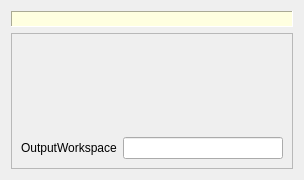
<?xml version="1.0" encoding="UTF-8"?>
<ui version="4.0">
 <class>LoadDialog</class>
 <widget class="QWidget" name="LoadDialog">
  <property name="geometry">
   <rect>
    <x>0</x>
    <y>0</y>
    <width>304</width>
    <height>180</height>
   </rect>
  </property>
  <property name="sizePolicy">
   <sizepolicy hsizetype="Minimum" vsizetype="Ignored">
    <horstretch>0</horstretch>
    <verstretch>0</verstretch>
   </sizepolicy>
  </property>
  <property name="minimumSize">
   <size>
    <width>304</width>
    <height>180</height>
   </size>
  </property>
  <property name="windowTitle">
   <string>Load Dialog</string>
  </property>
  <property name="autoFillBackground">
   <bool>false</bool>
  </property>
  <layout class="QVBoxLayout" name="dialogLayout">
   <property name="sizeConstraint">
    <enum>QLayout::SetMinAndMaxSize</enum>
   </property>
   <item>
    <widget class="QLabel" name="instructions">
     <property name="palette">
      <palette>
       <active>
        <colorrole role="Button">
         <brush brushstyle="SolidPattern">
          <color alpha="255">
           <red>255</red>
           <green>255</green>
           <blue>224</blue>
          </color>
         </brush>
        </colorrole>
        <colorrole role="Base">
         <brush brushstyle="SolidPattern">
          <color alpha="255">
           <red>255</red>
           <green>255</green>
           <blue>224</blue>
          </color>
         </brush>
        </colorrole>
        <colorrole role="Window">
         <brush brushstyle="SolidPattern">
          <color alpha="255">
           <red>255</red>
           <green>255</green>
           <blue>224</blue>
          </color>
         </brush>
        </colorrole>
       </active>
       <inactive>
        <colorrole role="Button">
         <brush brushstyle="SolidPattern">
          <color alpha="255">
           <red>255</red>
           <green>255</green>
           <blue>224</blue>
          </color>
         </brush>
        </colorrole>
        <colorrole role="Base">
         <brush brushstyle="SolidPattern">
          <color alpha="255">
           <red>255</red>
           <green>255</green>
           <blue>224</blue>
          </color>
         </brush>
        </colorrole>
        <colorrole role="Window">
         <brush brushstyle="SolidPattern">
          <color alpha="255">
           <red>255</red>
           <green>255</green>
           <blue>224</blue>
          </color>
         </brush>
        </colorrole>
       </inactive>
       <disabled>
        <colorrole role="Button">
         <brush brushstyle="SolidPattern">
          <color alpha="255">
           <red>255</red>
           <green>255</green>
           <blue>224</blue>
          </color>
         </brush>
        </colorrole>
        <colorrole role="Base">
         <brush brushstyle="SolidPattern">
          <color alpha="255">
           <red>255</red>
           <green>255</green>
           <blue>224</blue>
          </color>
         </brush>
        </colorrole>
        <colorrole role="Window">
         <brush brushstyle="SolidPattern">
          <color alpha="255">
           <red>255</red>
           <green>255</green>
           <blue>224</blue>
          </color>
         </brush>
        </colorrole>
       </disabled>
      </palette>
     </property>
     <property name="autoFillBackground">
      <bool>false</bool>
     </property>
     <property name="styleSheet">
      <string notr="true">background-color: rgb(255, 255, 224);</string>
     </property>
     <property name="frameShape">
      <enum>QFrame::Panel</enum>
     </property>
     <property name="frameShadow">
      <enum>QFrame::Sunken</enum>
     </property>
     <property name="text">
      <string/>
     </property>
     <property name="alignment">
      <set>Qt::AlignJustify|Qt::AlignVCenter</set>
     </property>
     <property name="wordWrap">
      <bool>true</bool>
     </property>
     <property name="margin">
      <number>2</number>
     </property>
    </widget>
   </item>
   <item>
    <widget class="QScrollArea" name="scrollArea">
     <property name="horizontalScrollBarPolicy">
      <enum>Qt::ScrollBarAlwaysOff</enum>
     </property>
     <property name="widgetResizable">
      <bool>true</bool>
     </property>
     <widget class="QWidget" name="scrollAreaWidgetContents">
      <property name="geometry">
       <rect>
        <x>0</x>
        <y>0</y>
        <width>284</width>
        <height>122</height>
       </rect>
      </property>
      <property name="sizePolicy">
       <sizepolicy hsizetype="Ignored" vsizetype="Ignored">
        <horstretch>0</horstretch>
        <verstretch>0</verstretch>
       </sizepolicy>
      </property>
      <layout class="QVBoxLayout" name="propertyLayout">
       <property name="sizeConstraint">
        <enum>QLayout::SetMinAndMaxSize</enum>
       </property>
       <item>
        <widget class="MantidQt::API::FileFinderWidget" name="fileWidget" native="true">
         <property name="sizePolicy">
          <sizepolicy hsizetype="Preferred" vsizetype="Preferred">
           <horstretch>0</horstretch>
           <verstretch>0</verstretch>
          </sizepolicy>
         </property>
         <property name="minimumSize">
          <size>
           <width>0</width>
           <height>0</height>
          </size>
         </property>
         <property name="label" stdset="0">
          <string>File</string>
         </property>
         <property name="multipleFiles" stdset="0">
          <bool>true</bool>
         </property>
         <property name="extsAsSingleOption" stdset="0">
          <bool>true</bool>
         </property>
         <property name="algorithmAndProperty" stdset="0">
          <string>Load|Filename</string>
         </property>
        </widget>
       </item>
       <item>
        <layout class="QHBoxLayout" name="workspaceLayout">
         <item>
          <widget class="QLabel" name="label">
           <property name="text">
            <string>OutputWorkspace</string>
           </property>
          </widget>
         </item>
         <item>
          <widget class="QLineEdit" name="workspaceEdit"/>
         </item>
        </layout>
       </item>
      </layout>
     </widget>
    </widget>
   </item>
  </layout>
 </widget>
 <customwidgets>
  <customwidget>
   <class>MantidQt::API::FileFinderWidget</class>
   <extends>QWidget</extends>
   <header>MantidQtWidgets/Common/FileFinderWidget.h</header>
  </customwidget>
 </customwidgets>
 <resources/>
 <connections/>
</ui>
